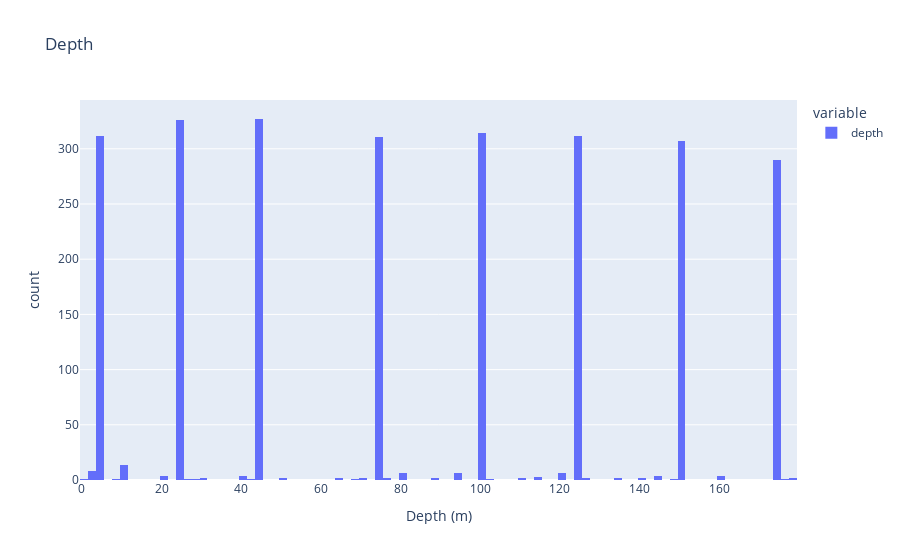

The notebook cell this image was saved under:
### Code cell
raw_data["depth"].astype(float).plot.hist(
    nbins=100, title="Depth", labels=dict(value="Depth (m)")
)

### Figure 1 — Plotly figure (JSON) as saved in the notebook; plotly's stock layout.template omitted (floating-point values rounded to 4 significant figures; data arrays with more than 128 entries replaced by an {"elided": "..."} marker saying what was removed)
{"data": [{"alignmentgroup": "True", "bingroup": "x", "hovertemplate": "variable=depth<br>Depth (m)=%{x}<br>count=%{y}<extra></extra>", "legendgroup": "depth", "marker": {"color": "#636efa", "pattern": {"shape": ""}}, "name": "depth", "nbinsx": 100, "offsetgroup": "depth", "orientation": "v", "showlegend": true, "type": "histogram", "x": {"elided": "2589 int values"}, "xaxis": "x", "yaxis": "y"}], "layout": {"barmode": "relative", "legend": {"title": {"text": "variable"}, "tracegroupgap": 0}, "title": {"text": "Depth"}, "xaxis": {"anchor": "y", "domain": [0, 1], "title": {"text": "Depth (m)"}}, "yaxis": {"anchor": "x", "domain": [0, 1], "title": {"text": "count"}}}}
